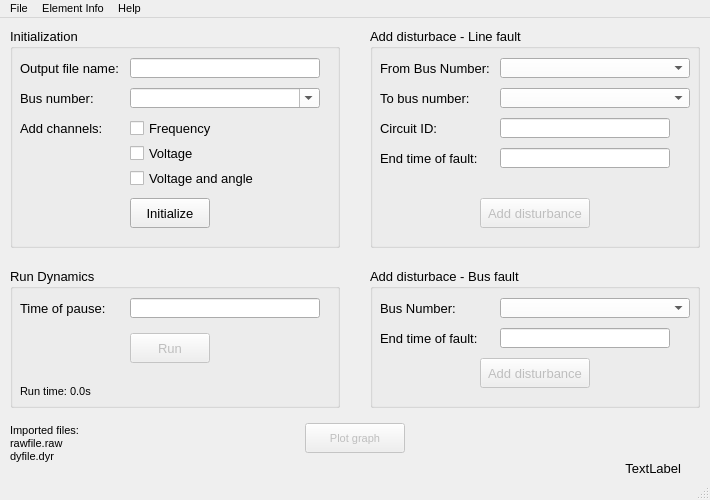
<?xml version="1.0" encoding="UTF-8"?>
<ui version="4.0">
 <class>Window_Bus</class>
 <widget class="QMainWindow" name="Window_Bus">
  <property name="windowModality">
   <enum>Qt::WindowModal</enum>
  </property>
  <property name="enabled">
   <bool>true</bool>
  </property>
  <property name="geometry">
   <rect>
    <x>0</x>
    <y>0</y>
    <width>710</width>
    <height>500</height>
   </rect>
  </property>
  <property name="minimumSize">
   <size>
    <width>700</width>
    <height>500</height>
   </size>
  </property>
  <property name="font">
   <font>
    <pointsize>8</pointsize>
   </font>
  </property>
  <property name="windowTitle">
   <string>Bus</string>
  </property>
  <property name="windowIcon">
   <iconset>
    <normaloff>../pics/hops_icon.PNG</normaloff>../pics/hops_icon.PNG</iconset>
  </property>
  <property name="layoutDirection">
   <enum>Qt::LeftToRight</enum>
  </property>
  <widget class="QWidget" name="centralwidget">
   <widget class="QGroupBox" name="groupBox_Initialization">
    <property name="geometry">
     <rect>
      <x>10</x>
      <y>10</y>
      <width>330</width>
      <height>220</height>
     </rect>
    </property>
    <property name="font">
     <font>
      <family>MS Shell Dlg 2</family>
      <pointsize>10</pointsize>
     </font>
    </property>
    <property name="title">
     <string>Initialization</string>
    </property>
    <widget class="QLabel" name="label_FileName">
     <property name="geometry">
      <rect>
       <x>10</x>
       <y>30</y>
       <width>100</width>
       <height>20</height>
      </rect>
     </property>
     <property name="text">
      <string>Output file name:</string>
     </property>
    </widget>
    <widget class="QLineEdit" name="line_FileName">
     <property name="geometry">
      <rect>
       <x>120</x>
       <y>30</y>
       <width>190</width>
       <height>20</height>
      </rect>
     </property>
     <property name="statusTip">
      <string>Write output file name</string>
     </property>
    </widget>
    <widget class="QLabel" name="label_BusNumber">
     <property name="geometry">
      <rect>
       <x>10</x>
       <y>60</y>
       <width>100</width>
       <height>20</height>
      </rect>
     </property>
     <property name="text">
      <string>Bus number:</string>
     </property>
    </widget>
    <widget class="QComboBox" name="cmbox_BusNumber">
     <property name="geometry">
      <rect>
       <x>120</x>
       <y>60</y>
       <width>190</width>
       <height>20</height>
      </rect>
     </property>
     <property name="palette">
      <palette>
       <active>
        <colorrole role="Button">
         <brush brushstyle="SolidPattern">
          <color alpha="255">
           <red>255</red>
           <green>255</green>
           <blue>255</blue>
          </color>
         </brush>
        </colorrole>
       </active>
       <inactive>
        <colorrole role="Button">
         <brush brushstyle="SolidPattern">
          <color alpha="255">
           <red>255</red>
           <green>255</green>
           <blue>255</blue>
          </color>
         </brush>
        </colorrole>
       </inactive>
       <disabled>
        <colorrole role="Button">
         <brush brushstyle="SolidPattern">
          <color alpha="255">
           <red>255</red>
           <green>255</green>
           <blue>255</blue>
          </color>
         </brush>
        </colorrole>
       </disabled>
      </palette>
     </property>
     <property name="autoFillBackground">
      <bool>false</bool>
     </property>
     <property name="editable">
      <bool>true</bool>
     </property>
    </widget>
    <widget class="QLabel" name="label_AddChannels">
     <property name="geometry">
      <rect>
       <x>10</x>
       <y>90</y>
       <width>100</width>
       <height>20</height>
      </rect>
     </property>
     <property name="text">
      <string>Add channels:</string>
     </property>
    </widget>
    <widget class="QCheckBox" name="chkbox_Frequency">
     <property name="geometry">
      <rect>
       <x>120</x>
       <y>90</y>
       <width>100</width>
       <height>20</height>
      </rect>
     </property>
     <property name="text">
      <string>Frequency</string>
     </property>
    </widget>
    <widget class="QCheckBox" name="chkbox_Voltage">
     <property name="geometry">
      <rect>
       <x>120</x>
       <y>115</y>
       <width>100</width>
       <height>20</height>
      </rect>
     </property>
     <property name="text">
      <string>Voltage</string>
     </property>
    </widget>
    <widget class="QCheckBox" name="chkbox_VoltageAngle">
     <property name="geometry">
      <rect>
       <x>120</x>
       <y>140</y>
       <width>140</width>
       <height>20</height>
      </rect>
     </property>
     <property name="text">
      <string>Voltage and angle</string>
     </property>
    </widget>
    <widget class="QPushButton" name="btn_Initialize">
     <property name="geometry">
      <rect>
       <x>120</x>
       <y>170</y>
       <width>80</width>
       <height>30</height>
      </rect>
     </property>
     <property name="text">
      <string>Initialize</string>
     </property>
    </widget>
   </widget>
   <widget class="QGroupBox" name="groupBox_Run">
    <property name="geometry">
     <rect>
      <x>10</x>
      <y>250</y>
      <width>330</width>
      <height>140</height>
     </rect>
    </property>
    <property name="font">
     <font>
      <pointsize>10</pointsize>
     </font>
    </property>
    <property name="title">
     <string>Run Dynamics</string>
    </property>
    <widget class="QLabel" name="label_PauseTime">
     <property name="geometry">
      <rect>
       <x>10</x>
       <y>30</y>
       <width>100</width>
       <height>20</height>
      </rect>
     </property>
     <property name="text">
      <string>Time of pause:</string>
     </property>
    </widget>
    <widget class="QLineEdit" name="line_PauseTime">
     <property name="geometry">
      <rect>
       <x>120</x>
       <y>30</y>
       <width>190</width>
       <height>20</height>
      </rect>
     </property>
    </widget>
    <widget class="QPushButton" name="btn_Run">
     <property name="enabled">
      <bool>false</bool>
     </property>
     <property name="geometry">
      <rect>
       <x>120</x>
       <y>65</y>
       <width>80</width>
       <height>30</height>
      </rect>
     </property>
     <property name="text">
      <string>Run</string>
     </property>
     <property name="shortcut">
      <string>F5</string>
     </property>
    </widget>
    <widget class="QLabel" name="lbl_RunTime">
     <property name="geometry">
      <rect>
       <x>10</x>
       <y>115</y>
       <width>110</width>
       <height>16</height>
      </rect>
     </property>
     <property name="font">
      <font>
       <pointsize>8</pointsize>
      </font>
     </property>
     <property name="text">
      <string>Run time: 0.0s</string>
     </property>
    </widget>
   </widget>
   <widget class="QGroupBox" name="groupBox_LineFault">
    <property name="geometry">
     <rect>
      <x>370</x>
      <y>10</y>
      <width>330</width>
      <height>220</height>
     </rect>
    </property>
    <property name="font">
     <font>
      <pointsize>10</pointsize>
     </font>
    </property>
    <property name="title">
     <string>Add disturbace - Line fault</string>
    </property>
    <widget class="QLabel" name="label_lf_FromNumber">
     <property name="geometry">
      <rect>
       <x>10</x>
       <y>30</y>
       <width>110</width>
       <height>20</height>
      </rect>
     </property>
     <property name="text">
      <string>From Bus Number:</string>
     </property>
    </widget>
    <widget class="QLabel" name="label_lf_CircuitId">
     <property name="geometry">
      <rect>
       <x>10</x>
       <y>90</y>
       <width>100</width>
       <height>20</height>
      </rect>
     </property>
     <property name="text">
      <string>Circuit ID:</string>
     </property>
    </widget>
    <widget class="QLabel" name="label_lf_ToNumber">
     <property name="geometry">
      <rect>
       <x>10</x>
       <y>60</y>
       <width>100</width>
       <height>20</height>
      </rect>
     </property>
     <property name="text">
      <string>To bus number:</string>
     </property>
    </widget>
    <widget class="QLabel" name="label_lf_FaultTime">
     <property name="geometry">
      <rect>
       <x>10</x>
       <y>120</y>
       <width>110</width>
       <height>20</height>
      </rect>
     </property>
     <property name="text">
      <string>End time of fault:</string>
     </property>
    </widget>
    <widget class="QComboBox" name="cmbox_Lf_FromNumber">
     <property name="geometry">
      <rect>
       <x>130</x>
       <y>30</y>
       <width>190</width>
       <height>20</height>
      </rect>
     </property>
     <property name="palette">
      <palette>
       <active>
        <colorrole role="Button">
         <brush brushstyle="SolidPattern">
          <color alpha="255">
           <red>255</red>
           <green>255</green>
           <blue>255</blue>
          </color>
         </brush>
        </colorrole>
       </active>
       <inactive>
        <colorrole role="Button">
         <brush brushstyle="SolidPattern">
          <color alpha="255">
           <red>255</red>
           <green>255</green>
           <blue>255</blue>
          </color>
         </brush>
        </colorrole>
       </inactive>
       <disabled>
        <colorrole role="Button">
         <brush brushstyle="SolidPattern">
          <color alpha="255">
           <red>255</red>
           <green>255</green>
           <blue>255</blue>
          </color>
         </brush>
        </colorrole>
       </disabled>
      </palette>
     </property>
     <property name="autoFillBackground">
      <bool>false</bool>
     </property>
    </widget>
    <widget class="QComboBox" name="cmbox_Lf_ToNumber">
     <property name="geometry">
      <rect>
       <x>130</x>
       <y>60</y>
       <width>190</width>
       <height>20</height>
      </rect>
     </property>
     <property name="palette">
      <palette>
       <active>
        <colorrole role="Button">
         <brush brushstyle="SolidPattern">
          <color alpha="255">
           <red>255</red>
           <green>255</green>
           <blue>255</blue>
          </color>
         </brush>
        </colorrole>
       </active>
       <inactive>
        <colorrole role="Button">
         <brush brushstyle="SolidPattern">
          <color alpha="255">
           <red>255</red>
           <green>255</green>
           <blue>255</blue>
          </color>
         </brush>
        </colorrole>
       </inactive>
       <disabled>
        <colorrole role="Button">
         <brush brushstyle="SolidPattern">
          <color alpha="255">
           <red>255</red>
           <green>255</green>
           <blue>255</blue>
          </color>
         </brush>
        </colorrole>
       </disabled>
      </palette>
     </property>
     <property name="autoFillBackground">
      <bool>false</bool>
     </property>
    </widget>
    <widget class="QLineEdit" name="line_Lf_CircuitId">
     <property name="geometry">
      <rect>
       <x>130</x>
       <y>90</y>
       <width>170</width>
       <height>20</height>
      </rect>
     </property>
    </widget>
    <widget class="QLineEdit" name="line_Lf_FaultTime">
     <property name="geometry">
      <rect>
       <x>130</x>
       <y>120</y>
       <width>170</width>
       <height>20</height>
      </rect>
     </property>
    </widget>
    <widget class="QPushButton" name="btn_Lf_AddDisturbance">
     <property name="enabled">
      <bool>false</bool>
     </property>
     <property name="geometry">
      <rect>
       <x>110</x>
       <y>170</y>
       <width>110</width>
       <height>30</height>
      </rect>
     </property>
     <property name="text">
      <string>Add disturbance</string>
     </property>
    </widget>
   </widget>
   <widget class="QGroupBox" name="groupBox_BusFault">
    <property name="geometry">
     <rect>
      <x>370</x>
      <y>250</y>
      <width>330</width>
      <height>140</height>
     </rect>
    </property>
    <property name="font">
     <font>
      <pointsize>10</pointsize>
     </font>
    </property>
    <property name="title">
     <string>Add disturbace - Bus fault</string>
    </property>
    <widget class="QLabel" name="label_bf_BusNumber">
     <property name="geometry">
      <rect>
       <x>10</x>
       <y>30</y>
       <width>110</width>
       <height>20</height>
      </rect>
     </property>
     <property name="text">
      <string>Bus Number:</string>
     </property>
    </widget>
    <widget class="QLabel" name="label_bf_FaultTime">
     <property name="geometry">
      <rect>
       <x>10</x>
       <y>60</y>
       <width>110</width>
       <height>20</height>
      </rect>
     </property>
     <property name="text">
      <string>End time of fault:</string>
     </property>
    </widget>
    <widget class="QComboBox" name="cmbox_Bf_BusNumber">
     <property name="geometry">
      <rect>
       <x>130</x>
       <y>30</y>
       <width>190</width>
       <height>20</height>
      </rect>
     </property>
     <property name="palette">
      <palette>
       <active>
        <colorrole role="Button">
         <brush brushstyle="SolidPattern">
          <color alpha="255">
           <red>255</red>
           <green>255</green>
           <blue>255</blue>
          </color>
         </brush>
        </colorrole>
       </active>
       <inactive>
        <colorrole role="Button">
         <brush brushstyle="SolidPattern">
          <color alpha="255">
           <red>255</red>
           <green>255</green>
           <blue>255</blue>
          </color>
         </brush>
        </colorrole>
       </inactive>
       <disabled>
        <colorrole role="Button">
         <brush brushstyle="SolidPattern">
          <color alpha="255">
           <red>255</red>
           <green>255</green>
           <blue>255</blue>
          </color>
         </brush>
        </colorrole>
       </disabled>
      </palette>
     </property>
     <property name="autoFillBackground">
      <bool>false</bool>
     </property>
    </widget>
    <widget class="QLineEdit" name="line_Bf_FaultTime">
     <property name="geometry">
      <rect>
       <x>130</x>
       <y>60</y>
       <width>170</width>
       <height>20</height>
      </rect>
     </property>
    </widget>
    <widget class="QPushButton" name="btn_Bf_AddDisturbance">
     <property name="enabled">
      <bool>false</bool>
     </property>
     <property name="geometry">
      <rect>
       <x>110</x>
       <y>90</y>
       <width>110</width>
       <height>30</height>
      </rect>
     </property>
     <property name="text">
      <string>Add disturbance</string>
     </property>
    </widget>
   </widget>
   <widget class="QPushButton" name="btn_PlotGraph">
    <property name="enabled">
     <bool>false</bool>
    </property>
    <property name="geometry">
     <rect>
      <x>305</x>
      <y>405</y>
      <width>100</width>
      <height>30</height>
     </rect>
    </property>
    <property name="text">
     <string>Plot graph</string>
    </property>
    <property name="shortcut">
     <string>Ctrl+P</string>
    </property>
   </widget>
   <widget class="QLabel" name="lbl_Imported">
    <property name="geometry">
     <rect>
      <x>10</x>
      <y>405</y>
      <width>160</width>
      <height>40</height>
     </rect>
    </property>
    <property name="font">
     <font>
      <pointsize>8</pointsize>
     </font>
    </property>
    <property name="text">
     <string>Imported files:
rawfile.raw
dyfile.dyr</string>
    </property>
   </widget>
   <widget class="QLabel" name="lbl_Status">
    <property name="geometry">
     <rect>
      <x>310</x>
      <y>440</y>
      <width>371</width>
      <height>20</height>
     </rect>
    </property>
    <property name="font">
     <font>
      <pointsize>10</pointsize>
     </font>
    </property>
    <property name="layoutDirection">
     <enum>Qt::LeftToRight</enum>
    </property>
    <property name="text">
     <string>TextLabel</string>
    </property>
    <property name="alignment">
     <set>Qt::AlignRight|Qt::AlignTrailing|Qt::AlignVCenter</set>
    </property>
   </widget>
  </widget>
  <widget class="QMenuBar" name="menubar">
   <property name="geometry">
    <rect>
     <x>0</x>
     <y>0</y>
     <width>710</width>
     <height>22</height>
    </rect>
   </property>
   <widget class="QMenu" name="menuImport">
    <property name="title">
     <string>File</string>
    </property>
    <widget class="QMenu" name="menuImport_2">
     <property name="title">
      <string>Import</string>
     </property>
     <addaction name="action_Raw"/>
     <addaction name="action_Sav"/>
     <addaction name="separator"/>
     <addaction name="action_Dyr"/>
     <addaction name="action_Snp"/>
    </widget>
    <addaction name="menuImport_2"/>
    <addaction name="action_PlotGraph"/>
   </widget>
   <widget class="QMenu" name="menuElement_Info">
    <property name="title">
     <string>Element Info</string>
    </property>
    <addaction name="action_Bus"/>
    <addaction name="action_Branch"/>
    <addaction name="action_Machine"/>
    <addaction name="separator"/>
    <addaction name="action_ShowGrid"/>
   </widget>
   <widget class="QMenu" name="menuHelp">
    <property name="title">
     <string>Help</string>
    </property>
   </widget>
   <addaction name="menuImport"/>
   <addaction name="menuElement_Info"/>
   <addaction name="menuHelp"/>
  </widget>
  <widget class="QStatusBar" name="statusbar"/>
  <action name="action_Raw">
   <property name="text">
    <string>RAW</string>
   </property>
   <property name="statusTip">
    <string>Read a Power Flow Raw Data File</string>
   </property>
  </action>
  <action name="action_Sav">
   <property name="text">
    <string>Saved Case</string>
   </property>
   <property name="statusTip">
    <string>Read a Saved Case File</string>
   </property>
  </action>
  <action name="action_Dyr">
   <property name="text">
    <string>Dynamics Data File</string>
   </property>
   <property name="statusTip">
    <string>Read a Dynamics Data File</string>
   </property>
  </action>
  <action name="action_Snp">
   <property name="text">
    <string>Dynamics Snapshot File</string>
   </property>
   <property name="statusTip">
    <string>Read a dynamics Snapshot File</string>
   </property>
  </action>
  <action name="action_Bus">
   <property name="text">
    <string>Bus</string>
   </property>
   <property name="shortcut">
    <string>F9</string>
   </property>
  </action>
  <action name="action_Branch">
   <property name="text">
    <string>Branch</string>
   </property>
   <property name="shortcut">
    <string>F10</string>
   </property>
  </action>
  <action name="action_Machine">
   <property name="text">
    <string>Machine</string>
   </property>
   <property name="shortcut">
    <string>F11</string>
   </property>
  </action>
  <action name="action_PlotGraph">
   <property name="text">
    <string>Plot graph</string>
   </property>
  </action>
  <action name="action_ShowGrid">
   <property name="text">
    <string>Show Grid</string>
   </property>
   <property name="shortcut">
    <string>F12</string>
   </property>
  </action>
 </widget>
 <resources/>
 <connections/>
</ui>
